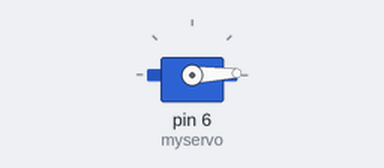
This sketch was run on a simulated Arduino Uno, built with avr-gcc and run on an emulated ATmega328P. Shown: servo.

Above: at 0.05 s.
At 1.75 s:
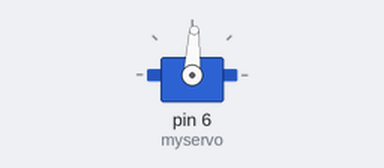
At 3.45 s:
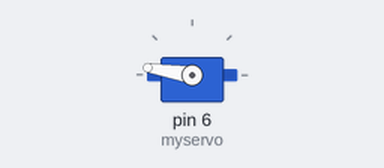
At 6.9 s:
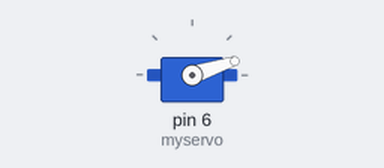
Timing chart, 0 to 9.4 s (numbered marks = the images above):
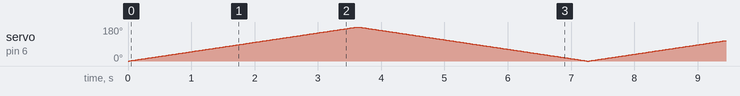

The sketch:

Sweep.ino
```cpp
#include <Servo.h>

Servo myservo;  // create servo object to control a servo
// twelve servo objects can be created on most boards

int pos = 0;    // variable to store the servo position

void setup() {
  myservo.attach(6);  // attaches the servo on pin 9 to the servo object
}


void loop() {
  for (int i = 0; i <= 180; i++)
  { myservo.write(i);
    delay(20);
  }

  for (int i = 180; i >= 0; i--)
  { myservo.write(i);
    delay(20);
  }


}
```
